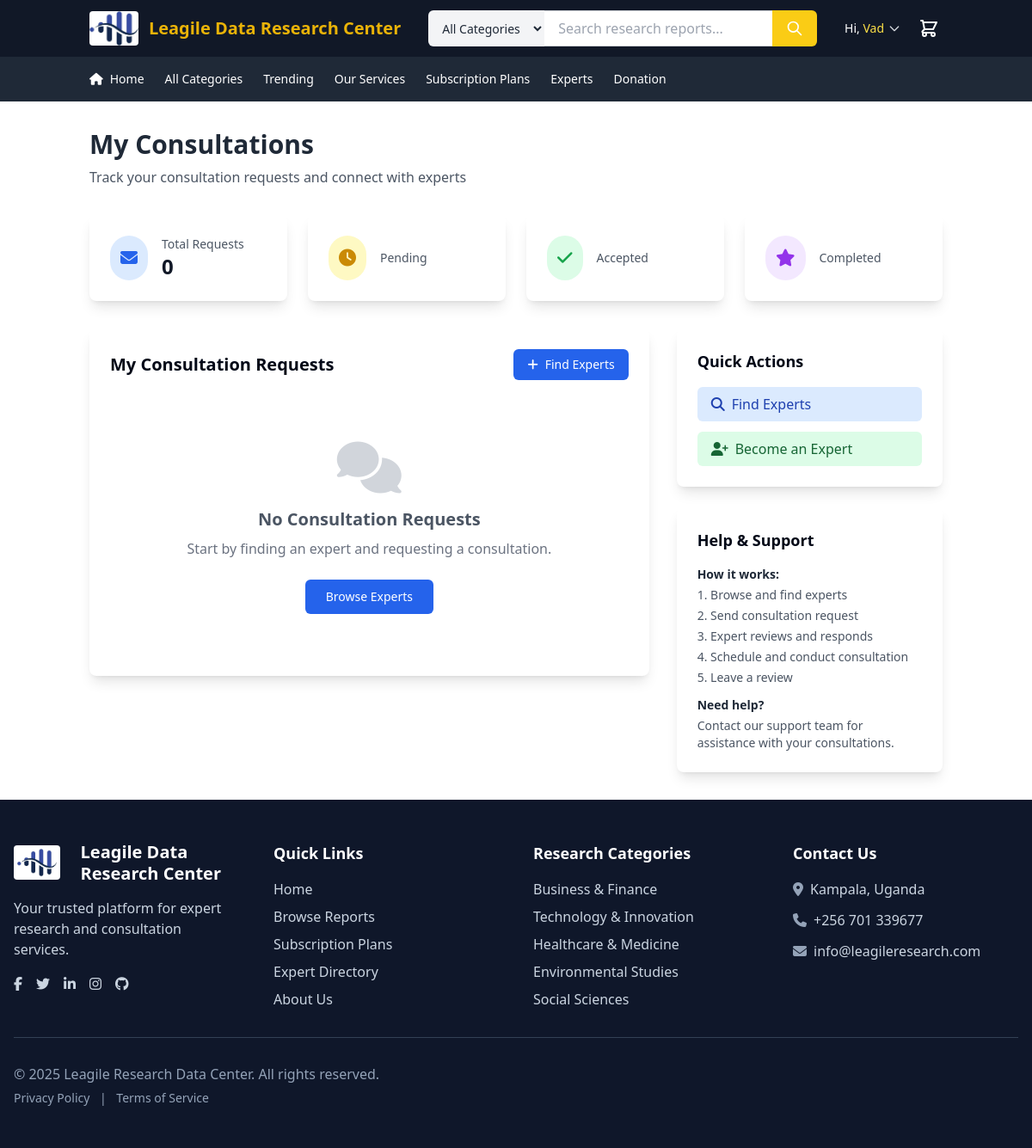
/dash/my-consultations.php (signed in), run on an earlier commit of the app's database.
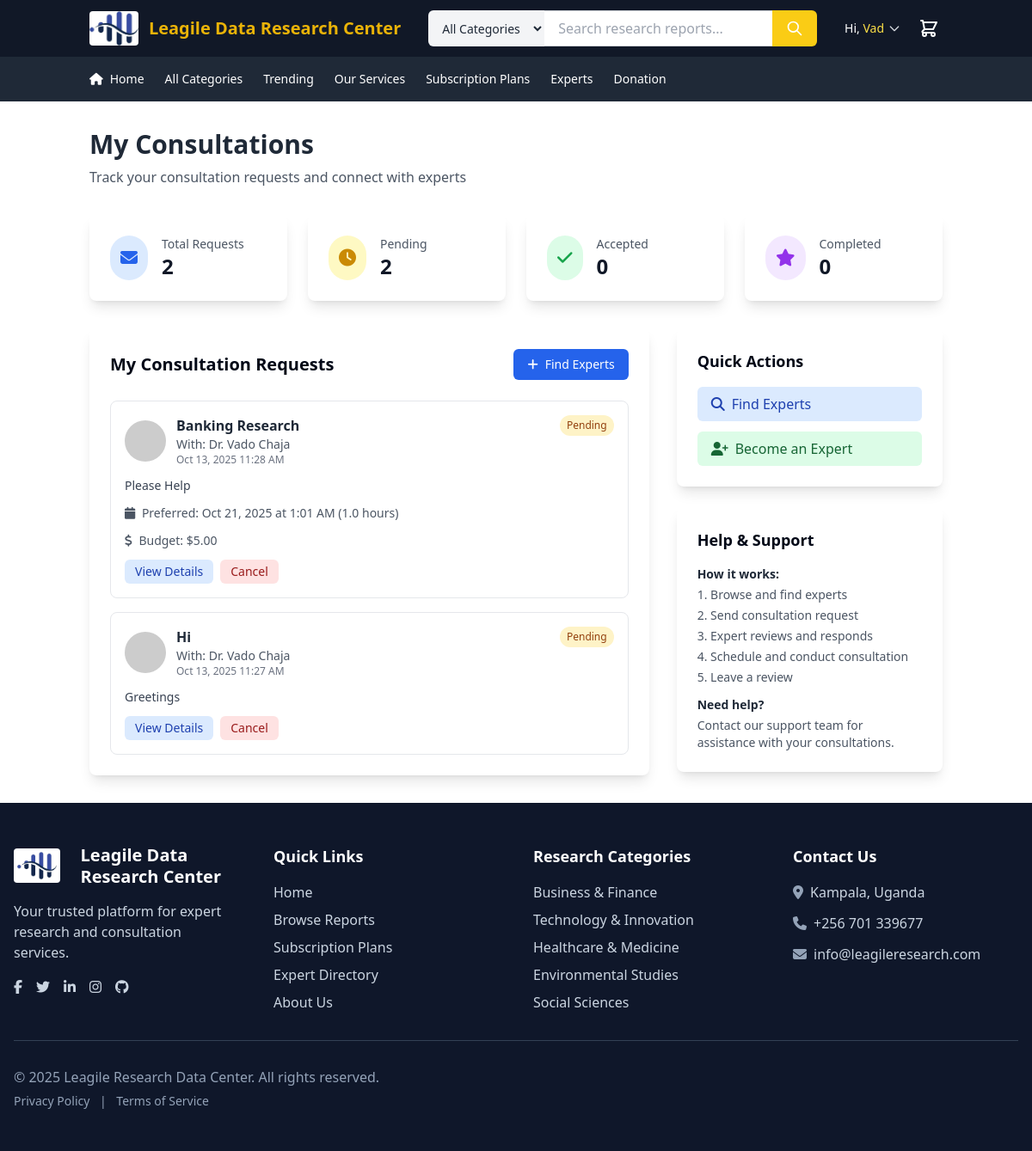
And on a later commit of the database.
### tables this page shows
CREATE TABLE IF NOT EXISTS `consultation_requests` (
  `id` varchar(36) NOT NULL,
  `user_id` varchar(36) NOT NULL,
  `expert_id` varchar(36) NOT NULL,
  `subject` varchar(200) NOT NULL,
  `message` text NOT NULL,
  `preferred_date` date DEFAULT NULL,
  `preferred_time` time DEFAULT NULL,
  `duration_hours` decimal(3,1) DEFAULT 1.0,
  `budget` decimal(10,2) DEFAULT NULL,
  `status` enum('pending','accepted','rejected','completed','cancelled') DEFAULT 'pending',
  `expert_response` text DEFAULT NULL,
  `scheduled_date` datetime DEFAULT NULL,
  `meeting_link` varchar(255) DEFAULT NULL,
  `created_at` timestamp NULL DEFAULT current_timestamp(),
  `updated_at` timestamp NULL DEFAULT current_timestamp() ON UPDATE current_timestamp(),
  PRIMARY KEY (`id`),
  KEY `user_id` (`user_id`),
  KEY `expert_id` (`expert_id`)
);

CREATE TABLE IF NOT EXISTS `experts` (
  `id` varchar(36) NOT NULL,
  `user_id` varchar(36) NOT NULL,
  `title` varchar(100) NOT NULL,
  `first_name` varchar(50) NOT NULL,
  `last_name` varchar(50) NOT NULL,
  `email` varchar(100) NOT NULL,
  `phone` varchar(20) DEFAULT NULL,
  `bio` text DEFAULT NULL,
  `education` text DEFAULT NULL,
  `experience_years` int(11) DEFAULT 0,
  `hourly_rate` decimal(10,2) DEFAULT 0.00,
  `profile_image` varchar(255) DEFAULT NULL,
  `status` enum('pending','approved','rejected','suspended') DEFAULT 'pending',
  `rating` decimal(3,2) DEFAULT 0.00,
  `total_reviews` int(11) DEFAULT 0,
  `total_consultations` int(11) DEFAULT 0,
  `created_at` timestamp NULL DEFAULT current_timestamp(),
  `updated_at` timestamp NULL DEFAULT current_timestamp() ON UPDATE current_timestamp(),
  PRIMARY KEY (`id`),
  UNIQUE KEY `email` (`email`),
  KEY `user_id` (`user_id`)
);

### dash/my-consultations.php (the view, shortened to what the rows shown need)
<?php
require __DIR__  . '/../xsert.php';
$user_id = $_SESSION['user_id'];
$requests_stmt = $conn->prepare("
    SELECT cr.*, e.title, e.first_name, e.last_name, e.profile_image, e.hourly_rate
    FROM consultation_requests cr
    JOIN experts e ON cr.expert_id = e.id
    WHERE cr.user_id = ?
    ORDER BY cr.created_at DESC
");
$requests_stmt->execute([$user_id]);
$requests = $requests_stmt->fetchAll(PDO::FETCH_ASSOC);
?>
<!DOCTYPE html>
<html lang="en">
<head>
    <?php include('../bin/source_links.php'); ?>
</head>
<body>
    <main class="flex-grow">
        <div class="container mx-auto px-4 py-8">
            <div class="mb-8">
                <h1 class="text-3xl font-bold text-gray-800 mb-2">My Consultations</h1>
            </div>
            <div class="grid grid-cols-1 lg:grid-cols-3 gap-8">
                <div class="lg:col-span-2">
                    <div class="bg-white rounded-lg shadow-lg p-6">
                        <div class="flex justify-between items-center mb-6">
                            <h2 class="text-xl font-bold">My Consultation Requests</h2>
                        </div>
                        <div class="space-y-4" id="requestsList">
                            <?php if (empty($requests)): ?>
                                <div class="text-center py-12">
                                    <i class="fas fa-comments text-6xl text-gray-300 mb-4"></i>
                                    <h3 class="text-xl font-semibold text-gray-600 mb-2">No Consultation Requests</h3>
                                    <p class="text-gray-500 mb-6">Start by finding an expert and requesting a consultation.</p>
                                    <a href="<?php echo BASE_URL; ?>/experts.php" class="inline-flex items-center justify-center whitespace-nowrap rounded-md text-sm font-medium transition-colors bg-blue-600 text-white hover:bg-blue-700 h-10 px-6">
                                        Browse Experts
                                    </a>
                                </div>
                            <?php else: ?>
                                <?php foreach ($requests as $request): ?>
                                    <div class="border border-gray-200 rounded-lg p-4">
                                        <div class="flex justify-between items-start mb-3">
                                            <div class="flex items-center">
                                                <img src="<?php echo $request['profile_image'] ? htmlspecialchars($request['profile_image']) : 'https://api.dicebear.com/7.x/avataaars/svg?seed=' . $request['expert_id']; ?>"
                                                     alt="Expert" class="w-12 h-12 rounded-full mr-3">
                                                <div>
                                                    <h3 class="font-semibold text-gray-800"><?php echo htmlspecialchars($request['subject']); ?></h3>
                                                    <p class="text-sm text-gray-600">
                                                        With: <?php echo htmlspecialchars($request['title'] . ' ' . $request['first_name'] . ' ' . $request['last_name']); ?>
                                                    </p>
                                                    <p class="text-xs text-gray-500"><?php echo date('M d, Y g:i A', strtotime($request['created_at'])); ?></p>
                                                </div>
                                            </div>
                                            <span class="px-2 py-1 text-xs rounded-full status-<?php echo $request['status']; ?>">
                                                <?php echo ucfirst($request['status']); ?>
                                            </span>
                                        </div>
                                        <p class="text-gray-700 text-sm mb-3"><?php echo htmlspecialchars(substr($request['message'], 0, 150)) . (strlen($request['message']) > 150 ? '...' : ''); ?></p>
                                        <?php if ($request['preferred_date']): ?>
                                            <div class="text-sm text-gray-600 mb-3">
                                                <i class="fas fa-calendar mr-1"></i>
                                                Preferred: <?php echo date('M d, Y', strtotime($request['preferred_date'])); ?>
                                                <?php if ($request['preferred_time']): ?>
                                                    at <?php echo date('g:i A', strtotime($request['preferred_time'])); ?>
                                                <?php endif; ?>
                                                <?php if ($request['duration_hours']): ?>
                                                    (<?php echo $request['duration_hours']; ?> hours)
                                                <?php endif; ?>
                                            </div>
                                        <?php endif; ?>
                                        <?php if ($request['budget']): ?>
                                            <div class="text-sm text-gray-600 mb-3">
                                                <i class="fas fa-dollar-sign mr-1"></i>
                                                Budget: $<?php echo number_format($request['budget'], 2); ?>
                                            </div>
                                        <?php endif; ?>
                                        <div class="flex space-x-2">
                                            <button onclick="viewRequest('<?php echo $request['id']; ?>')" class="px-3 py-1 text-sm bg-blue-100 text-blue-800 rounded-md hover:bg-blue-200">
                                                View Details
                                            </button>
                                            <?php if (in_array($request['status'], ['pending', 'accepted'])): ?>
                                                <button onclick="cancelRequest('<?php echo $request['id']; ?>')" class="px-3 py-1 text-sm bg-red-100 text-red-800 rounded-md hover:bg-red-200">
                                                    Cancel
                                                </button>
                                            <?php endif; ?>
                                        </div>
                                    </div>
                                <?php endforeach; ?>
                            <?php endif; ?>
                        </div>
                    </div>
                </div>
            </div>
        </div>
    </main>
</body>
</html>

What changed in the data, as far as the page shows it:
added consultation_requests: subject "Banking Research", expert.last_name "Dr. Vado Chaja", created_at "Oct 13, 2025 11:28 AM", status "Pending", message "Please Help", preferred_date "Oct 21, 2025", preferred_time "1:01 AM", duration_hours "1.0", budget "5.00"
added consultation_requests: subject "Hi", expert.last_name "Dr. Vado Chaja", created_at "Oct 13, 2025 11:27 AM", status "Pending", message "Greetings"
Also different on the page:
$stats['total_requests']: "0" → "2"
$stats['pending_requests']: (not shown) → "2"
$stats['accepted_requests']: (not shown) → "0"
$stats['completed_requests']: (not shown) → "0"
text no longer shown: "No Consultation Requests Start by finding an expert and requesting a consultation. Browse Experts"
